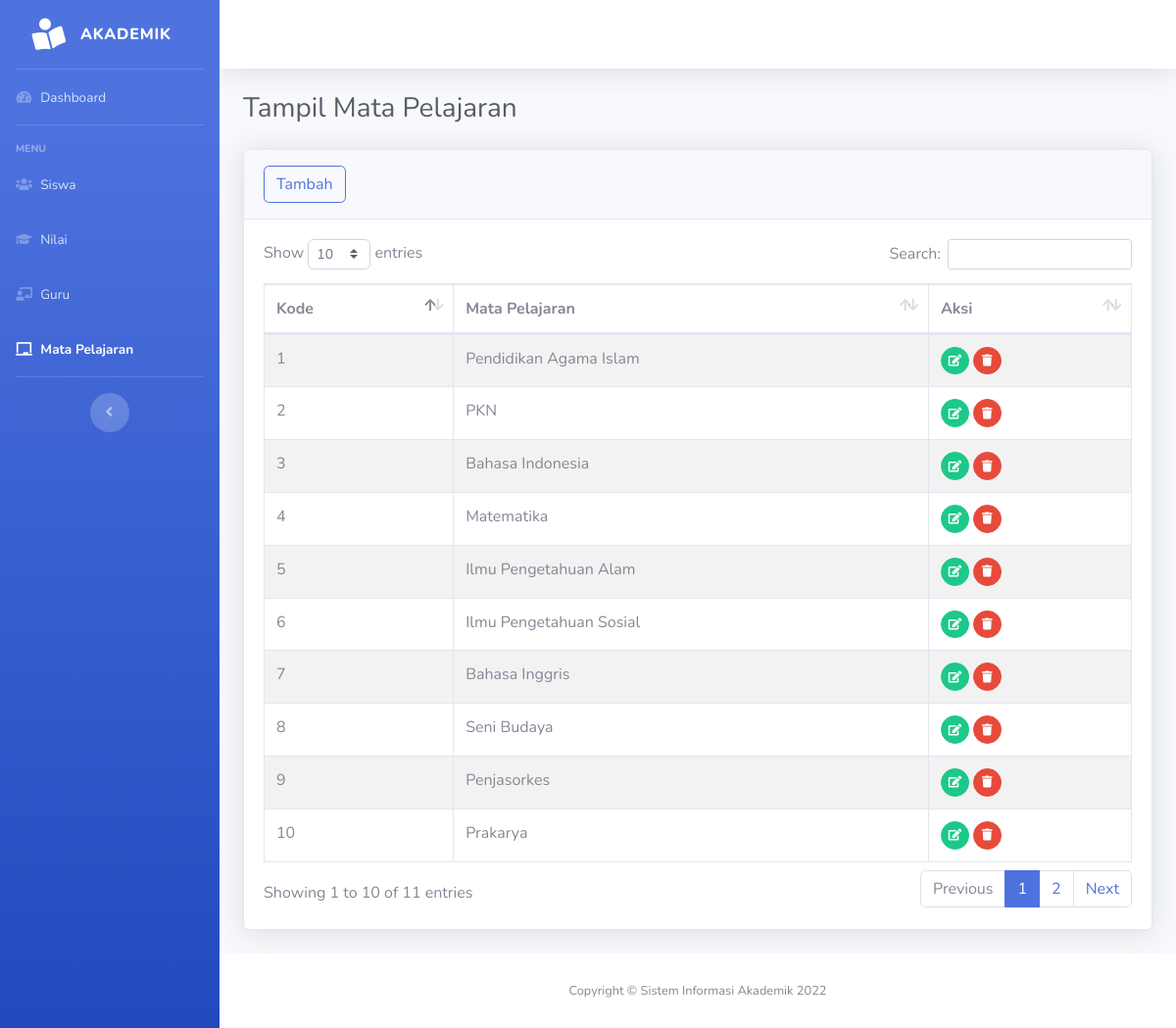
/mata-pelajaran/mata-pelajaran.php, run on the app's committed database.
### tables this page shows
CREATE TABLE `mata_pelajaran` (
  `kd_mp` int(11) NOT NULL,
  `nama_mp` varchar(30) DEFAULT NULL
);

### mata-pelajaran/mata-pelajaran.php (the view, shortened to what this page needs)
<!DOCTYPE html>
<html lang="en">
<head>
    <link href="../assets/vendor/fontawesome-free/css/all.min.css" rel="stylesheet" type="text/css">
    <link href="../assets/css/sb-admin-2.min.css" rel="stylesheet">
    <link href="../assets/vendor/datatables/dataTables.bootstrap4.min.css" rel="stylesheet">
</head>
<body id="page-top">
    <div id="wrapper">
       <?php include_once("../layout/sidebar.php") ?>
        <div id="content-wrapper" class="d-flex flex-column">
            <div id="content">
            <?php include_once("../layout/topbar.php") ?>
                <div class="container-fluid">
                    <h1 class="h3 mb-4 text-gray-800">Tampil Mata Pelajaran</h1>
                    <div class="card shadow mb-4">
                        <div class="card-header py-3">
                            <a href="mata-pelajaran-tambah.php"><button type="button" class="btn btn-outline-primary rounded">Tambah</button></a>
                        </div>
                        <div class="card-body">
                            <?php
                            $db=dbConnect();
                            if($db->connect_errno==0){
                            $sql="SELECT * FROM mata_pelajaran";
                            $res=$db->query($sql);
                            if($res){
                            ?>
                            <div class="table-responsive">
                                <table class="table table-bordered table-striped" id="dataTable" width="100%" cellspacing="0">
                                    <thead>
                                        <tr>
                                            <th>Kode</th>
                                            <th>Mata Pelajaran</th>
                                            <th>Aksi</th>
                                        </tr>
                                    </thead>
                                    <tbody>
                                        <?php
                                        $data = $res->fetch_all(MYSQLI_ASSOC);
                                        foreach($data as $row){
                                        ?>
                                        <tr>
                                            <td><?= $row['kd_mp']; ?></td>
                                            <td><?= $row['nama_mp']; ?></td>
                                            <td>
                                                <a href="mata-pelajaran-edit.php?kd_mp=<?= $row['kd_mp']?>" class="btn btn-success btn-circle btn-sm">
                                                <i class="fas fa-edit"></i>
                                                </a>
                                                <a href="mata-pelajaran-hapus.php?kd_mp=<?= $row['kd_mp'];?>" class="btn btn-danger btn-circle btn-sm hapus">
                                                <i class="fas fa-trash"></i>
                                                </a>
                                            </td>
                                        </tr>
                                            <?php
                                    }
                                    ?>
                                    </tbody>
                                </table>
                                	<?php
	}else
		echo "Gagal Eksekusi SQL".(DEVELOPMENT?" : ".$db->error:"")."<br>";
}
else
	echo "Gagal koneksi".(DEVELOPMENT?" : ".$db->connect_error:"")."<br>";
?>
                            </div>
                        </div>
                </div>
            </div>
            <?php include_once("../layout/footer.php") ?>
        </div>
    </div>
</body>
</html>

### data on the page
mata_pelajaran: kd_mp "1", nama_mp "Pendidikan Agama Islam"
mata_pelajaran: kd_mp "2", nama_mp "PKN"
mata_pelajaran: kd_mp "3", nama_mp "Bahasa Indonesia"
mata_pelajaran: kd_mp "4", nama_mp "Matematika"
mata_pelajaran: kd_mp "5", nama_mp "Ilmu Pengetahuan Alam"
mata_pelajaran: kd_mp "6", nama_mp "Ilmu Pengetahuan Sosial"
mata_pelajaran: kd_mp "7", nama_mp "Bahasa Inggris"
mata_pelajaran: kd_mp "8", nama_mp "Seni Budaya"
mata_pelajaran: kd_mp "9", nama_mp "Penjasorkes"
mata_pelajaran: kd_mp "10", nama_mp "Prakarya"
